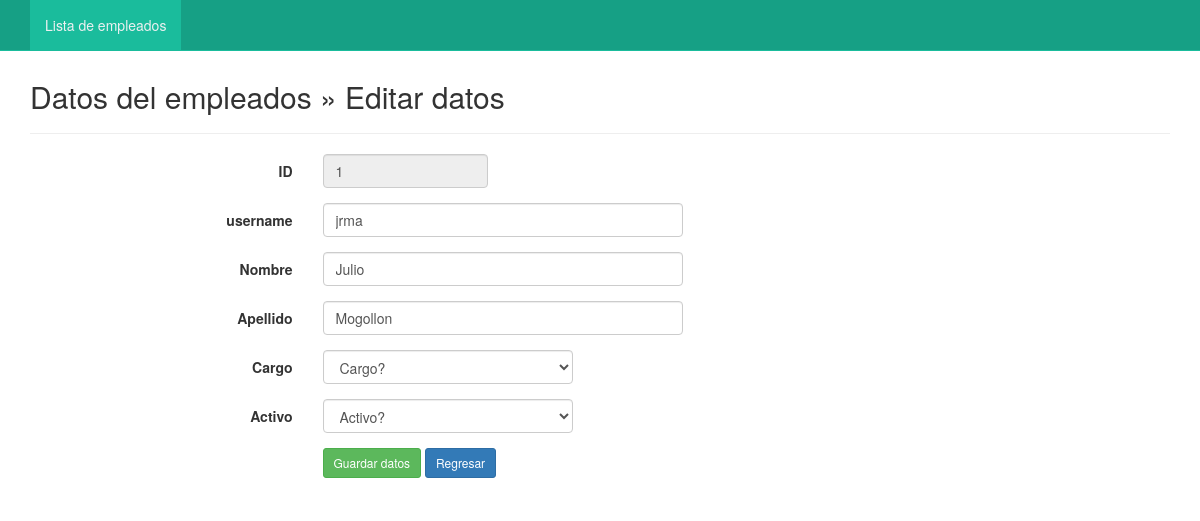
The app's page /actions/action-edit-user.php?nik=1 with its own data.
### tables this page shows
CREATE TABLE `user` (
  `id` int(11) NOT NULL,
  `username` varchar(16) NOT NULL,
  `password` int(16) NOT NULL,
  `nombre` varchar(50) NOT NULL,
  `apellido` varchar(50) NOT NULL,
  `rol` int(50) NOT NULL,
  `activo` float NOT NULL,
  `add_for` varchar(50) NOT NULL,
  `fecha_create` date NOT NULL,
  `edit_for` varchar(50) NOT NULL,
  `fecha_edit` date NOT NULL
);

### actions/action-edit-user.php (the view, shortened to what this page needs)
<?php
include ("core.php");
include ("../views/menus/menu-change-nav.php");
?>
<!DOCTYPE html>
<html lang="es">
<head>
	<link href="../css/bootstrap.min.css" rel="stylesheet">
	<link href="../css/bootstrap-datepicker.css" rel="stylesheet">
	<link href="../css/style_nav.css" rel="stylesheet">
</head>
<body>
	<nav class="navbar navbar-default navbar-fixed-top">
		<?php echo $empleadosNav;?>
	</nav>
	<div class="container">
		<div class="content">
			<h2>Datos del empleados &raquo; Editar datos</h2>
			<hr />
			<?php
			$nik = mysqli_real_escape_string($connect,(strip_tags($_GET["nik"],ENT_QUOTES)));
			$sql = mysqli_query($connect, "SELECT * FROM user WHERE id='$nik'");
			if(mysqli_num_rows($sql) == 0){
				header("Location: ./views/index-table-user.php");
			}else{
				$row = mysqli_fetch_assoc($sql);
			}
			?>
			<form class="form-horizontal" action="" method="post">
				<div class="form-group">
					<label class="col-sm-3 control-label">ID</label>
					<div class="col-sm-2">
						<input type="text" name="ID" value="<?php echo $row ['id']; ?>" class="form-control" placeholder="NIK" readonly="readonly">
					</div>
				</div>
				<div class="form-group">
					<label class="col-sm-3 control-label">username</label>
					<div class="col-sm-4">
						<input type="text" name="username" value="<?php echo $row ['username']; ?>" class="form-control" placeholder="username" required="required">
					</div>
				</div>
				<div class="form-group">
					<label class="col-sm-3 control-label">Nombre</label>
					<div class="col-sm-4">
						<input type="text" name="nombre" value="<?php echo $row ['nombre']; ?>" class="form-control" placeholder="Nombre" required="required">
					</div>
				</div>
				<div class="form-group">
					<label class="col-sm-3 control-label">Apellido</label>
					<div class="col-sm-4">
						<input type="text" name="apellido" value="<?php echo $row ['apellido']; ?>" class="form-control" placeholder="apellido" required="required">
					</div>
				</div>
				<div class="form-group">
					<label class="col-sm-3 control-label">Cargo</label>
					<div class="col-sm-4">
					<select class="form-control" id="rol" name="rol" style="width: 250px;" required="required">
                                        <option value="">Cargo?</option>
                                    </select>
				</div>
				</div>
				<div class="form-group">
					<label class="col-sm-3 control-label">Activo</label>
					<div class="col-sm-3">
					<select class="form-control" title="1 es activo y 0 es inactivo" name="activo" style="width: 250px;" required="required">
						<option value="">Activo?</option>
					</select>
					</div>
				</div>
				<div class="form-group">
					<label class="col-sm-3 control-label">&nbsp;</label>
					<div class="col-sm-6">
						<input type="submit" name="save" class="btn btn-sm btn-success" value="Guardar datos">
						<a href="../views/index-table-user.php" class="btn btn-sm btn-primary">Regresar</a>
					</div>
				</div>
			</form>
		</div>
	</div>
</body>
</html>

### css/style_nav.css (style rules this page uses)
.navbar-default { background-color: #16a085; border-color: #1abc9c; }

### actions/action-edit-user.php (style rules this page uses)
.content { margin-top: 80px; }

### records on screen
user: ID "1", username "jrma", nombre "Julio", apellido "Mogollon"
